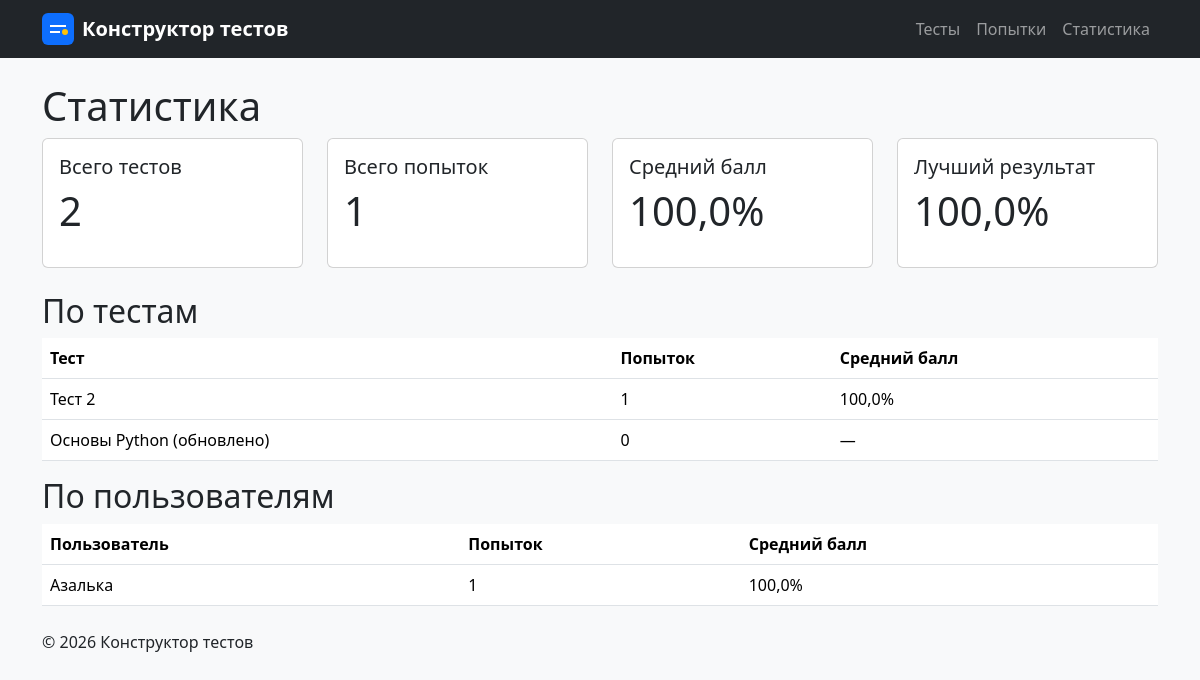
Page /statistics/ on the committed database.
### quizzes/models.py (models this page shows, shortened)
class Test(models.Model):
    title = models.CharField(
        max_length=200,
        verbose_name="Название теста",
    )
    description = models.TextField(
        blank=True,
        default="",
        verbose_name="Описание",
    )
    class Meta:
        ordering = ["title"]
        verbose_name = "Тест"
        verbose_name_plural = "Тесты"

### attempts/models.py (models this page shows, shortened)
class User(models.Model):
    name = models.CharField(
        max_length=100,
        verbose_name="Имя пользователя",
    )
    class Meta:
        ordering = ["name"]
        verbose_name = "Пользователь"
        verbose_name_plural = "Пользователи"

### homepage/views.py (the view)
# urls.py: path("statistics/", views.statistics, name="statistics"),
def statistics(request):
    attempts_stats = Attempt.objects.aggregate(
        count=Count("id"),
        avg_percent=Avg("percent"),
        best=Max("percent"),
        worst=Min("percent"),
    )
    tests_stats = Test.objects.annotate(
        attempts_count=Count("attempts"),
        avg_percent=Avg("attempts__percent"),
    ).order_by("-attempts_count", "title")
    users_stats = User.objects.annotate(
        attempts_count=Count("attempts"),
        avg_percent=Avg("attempts__percent"),
    ).order_by("-attempts_count", "name")
    return render(
        request,
        "homepage/statistics.html",
        {
            "tests_count": Test.objects.count(),
            "attempts_stats": attempts_stats,
            "tests_stats": tests_stats,
            "users_stats": users_stats,
        },
    )

### homepage/templates/homepage/statistics.html (shortened to what this page needs)
{% extends "base.html" %}
{% block content %}
<h1>Статистика</h1>
<div class="row mb-4">
    <div class="col-md-3">
        <div class="card">
            <div class="card-body">
                <h5 class="card-title">Всего тестов</h5>
                <p class="display-6">{{ tests_count }}</p>
            </div>
        </div>
    </div>
    <div class="col-md-3">
        <div class="card">
            <div class="card-body">
                <h5 class="card-title">Всего попыток</h5>
                <p class="display-6">{{ attempts_stats.count }}</p>
            </div>
        </div>
    </div>
    <div class="col-md-3">
        <div class="card">
            <div class="card-body">
                <h5 class="card-title">Средний балл</h5>
                <p class="display-6">
                    {{ attempts_stats.avg_percent|floatformat:1 }}%
                </p>
            </div>
        </div>
    </div>
    <div class="col-md-3">
        <div class="card">
            <div class="card-body">
                <h5 class="card-title">Лучший результат</h5>
                <p class="display-6">
                    {{ attempts_stats.best|floatformat:1 }}%
                </p>
            </div>
        </div>
    </div>
</div>
<h2>По тестам</h2>
<table class="table">
    <thead>
        <tr><th>Тест</th><th>Попыток</th><th>Средний балл</th></tr>
    </thead>
    <tbody>
    {% for item in tests_stats %}
        <tr>
            <td>{{ item.title }}</td>
            <td>{{ item.attempts_count }}</td>
            <td>
                {% if item.avg_percent %}
                    {{ item.avg_percent|floatformat:1 }}%
                {% else %}—{% endif %}
            </td>
        </tr>
    {% empty %}
        <tr><td colspan="3">Тестов нет.</td></tr>
    {% endfor %}
    </tbody>
</table>
<h2>По пользователям</h2>
<table class="table">
    <thead>
        <tr><th>Пользователь</th><th>Попыток</th><th>Средний балл</th></tr>
    </thead>
    <tbody>
    {% for item in users_stats %}
        <tr>
            <td>{{ item.name }}</td>
            <td>{{ item.attempts_count }}</td>
            <td>
                {% if item.avg_percent %}
                    {{ item.avg_percent|floatformat:1 }}%
                {% else %}—{% endif %}
            </td>
        </tr>
    {% empty %}
        <tr><td colspan="3">Пользователей нет.</td></tr>
    {% endfor %}
    </tbody>
</table>
{% endblock %}

### homepage/static/homepage/css/style.css (style rules this page uses)
body { background-color: #f8f9fa; }

### rows in the picture
Test: title "Тест 2", attempts_count "1", avg_percent "100,0"
Test: title "Основы Python (обновлено)", attempts_count "0"
User: name "Азалька", attempts_count "1", avg_percent "100,0"

### other values in the picture
{{ tests_count }} "2"
{{ attempts_stats.count }} "1"
{{ attempts_stats.avg_percent|floatformat:1 }} "100,0"
{{ attempts_stats.best|floatformat:1 }} "100,0"
